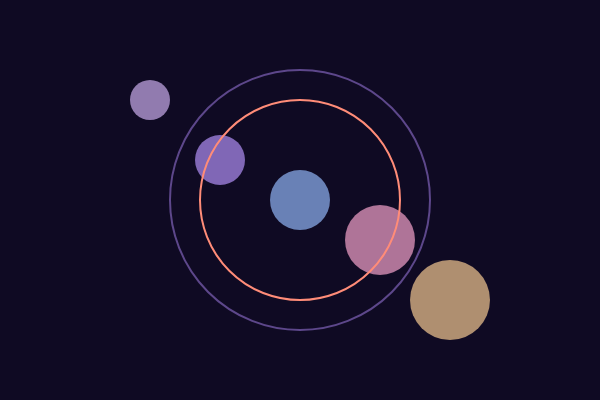
Frame 1 (no input)
Frame 60 (no input): identical to frame 1, image omitted
Frame 120 (the mouse pressed at the canvas centre since frame 60): identical to frame 1, image omitted

The p5.js sketch that drew this single still picture (run headless with seeded random() and noise() and a simulated clock; from frame 60 on, the mouse is pressed at the canvas centre):

// p5.js sketch
// ── sketch.js
function setup() {
  createCanvas(600, 400);
}

function draw() {
  background(15, 10, 35);

  noStroke();

  fill(210, 180, 245, 170);
  ellipse(150, 100, 40, 40);

  fill(185, 150, 255, 170);
  ellipse(220, 160, 50, 50);

  fill(150, 190, 255, 170);
  ellipse(300, 200, 60, 60);

  fill(255, 170, 210, 170);
  ellipse(380, 240, 70, 70);

  fill(255, 210, 150, 170);
  ellipse(450, 300, 80, 80);

  noFill();
  strokeWeight(2);

  stroke(255, 140, 120);
  ellipse(300, 200, 200, 200);

  stroke(180, 140, 255, 120);
  ellipse(300, 200, 260, 260);
}
